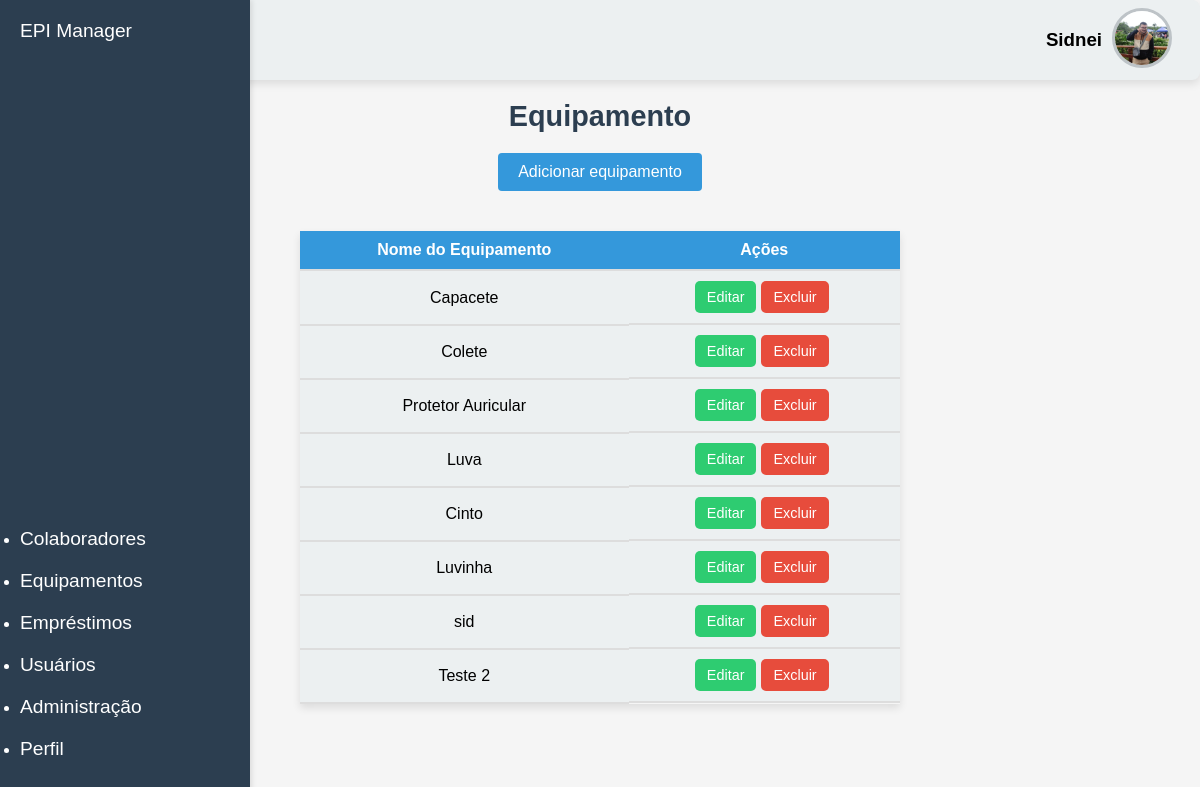
Screenshot of /equipamento/ (signed in) with the database file from the repository.
### core/models.py (models this page shows, shortened)
class UserProfile(models.Model):
    user = models.OneToOneField(User, on_delete=models.CASCADE)
    profile_picture = models.ImageField(upload_to='profile_pictures/', null=True, blank=True)
    bio = models.TextField(max_length=500, blank=True)

class Equipamento(models.Model):
    nome = models.CharField (max_length=100)
    data_validade = models.DateField(blank=True)
    class Meta:
        db_table='equipamento'

### core/views.py (the view)
# urls.py: path('equipamento/', views.equipamento),
@login_required(login_url='/login/')
def equipamento (request):
    equipamentos = Equipamento.objects.all()
    dados = {'equipamentos': equipamentos, 'show_logout': True}
    return render(request, 'equipamento.html', dados)

### core/templates/equipamento.html
{% extends "model-page.html" %}
{% block content %}
<div class="content-wrapper">
    <h2>Equipamento</h2>
        <a href="/equipamento/cadastrar/">
            <button type="button" class="add-button">Adicionar equipamento</button>
        </a>
        <table class="table-listagem">
            <thead>
                <tr>
                    <th>Nome do Equipamento</th>
                    <th>Ações</th>
                </tr>
            </thead>
            <tbody>
                {% for equipamento in equipamentos %}
                <tr>
                    <td>{{ equipamento.nome }}</td>
                    <td class="table-buttons">
                        <a href="/equipamento/cadastrar/?id={{ equipamento.id }}" class="edit-btn">Editar</a>
                        <a href="/equipamento/excluir/{{ equipamento.id }}" class="delete-btn" id="excluir-{{equipamento.id}}">Excluir</a>
                    </td>
                </tr>
                {% endfor %}
            </tbody>
        </table>
</div>
{% endblock %}

### core/templates/model-header.html (shortened to what this page needs)
{% if show_logout %}
<div class="login-quick" style="position: relative;">
    {% if user.is_authenticated %}
    <div style="display: flex; justify-content: flex-end; align-items: center; padding-right: 20px;">
        <h3 style="margin-right: 10px;">
            {% if user.first_name %}
                {{ user.first_name }}
            {% else %}
                {{ user.username }}
            {% endif %}
        </h3>
        <a href="#" id="profile-icon" class="logout-btn">
            {% if user.userprofile.profile_picture %}
                <img src="{{ user.userprofile.profile_picture.url }}" alt="Foto de perfil" class="profile-picture">
            {% else %}
                <i class="fas fa-user-circle fa-3x"></i>
            {% endif %}
        </a>
    </div>
    {% else %}
        <a href="/login/" class="login-btn">
            <i class="fas fa-sign-in-alt"></i> Entrar
        </a>
    {% endif %}
</div>
{% endif %}
{% load static %}
<link rel="stylesheet" href="{% static 'css/style.css' %}">

### core/static/css/style.css (style rules this page uses)
* { margin: 0; padding: 0; box-sizing: border-box; font-family: 'Arial', sans-serif; }
body { display: flex; min-height: 100vh; background-color: #f5f5f5; }
.content-wrapper { display: flex; flex-direction: column; align-items: center; width: 100%; padding: 20px; }
h2 { color: #2c3e50; font-size: 1.8rem; margin-bottom: 20px; text-align: center; width: 100%; }
.add-button { background-color: #3498db; color: white; padding: 10px 20px; border: none; border-radius: 4px; font-size: 1rem; cursor: pointer; transition: background-color 0.3s; margin-bottom: 20px; }
body { display: flex; flex-direction: column; min-height: 100vh; background-color: #f5f5f5; margin: 0; }
.login-quick { text-align: right; background-color: #ecf0f1; padding: 8px; border-radius: 8px; box-shadow: 0 4px 8px rgba(0, 0, 0, 0.1); width: 100%; margin: 0 auto; position: relative; }
.profile-picture { width: 60px; height: 60px; border-radius: 50%; border: 3px solid #bdc3c7; object-fit: cover; }
body { display: flex; min-height: 100vh; background-color: #f5f5f5; flex-direction: column; }
table { width: 100%; border-collapse: collapse; margin: 20px 0; box-shadow: 0 4px 8px rgba(0, 0, 0, 0.1); }
table th, table td { padding: 12px 15px; border: 1px solid #bdc3c7; text-align: left; }
table th { background-color: #3498db; color: white; justify-content: center; }
table tr:nth-child(even) { background-color: #f2f2f2; }
.table-buttons a { padding: 8px 12px; border-radius: 5px; text-decoration: none !important; color: white !important; font-size: 0.9rem; margin-right: 5px; transition: background-color 0.3s; display: flex; gap: 5px; }
.table-buttons .edit-btn { background-color: #2ecc71; width: fit-content; }
.table-buttons .delete-btn { background-color: #e74c3c; width: fit-content; }
.table-buttons { display: flex; justify-content: center; }
button, .add-button { background-color: #3498db; color: white; padding: 10px 20px; border: none; border-radius: 4px; font-size: 1rem; cursor: pointer; transition: background-color 0.3s; margin-bottom: 20px; }
table.table-listagem { width: 100%; max-width: 600px; margin: 20px auto; border-collapse: collapse; }
table.table-listagem th, table.table-listagem td { padding: 10px 15px; background-color: #ecf0f1; border: none; text-align: center; border-bottom: 2px solid #ddd; }
table.table-listagem th { background-color: #3498db; font-weight: bold; }
table.table-listagem tr { background-color: #ecf0f1; transition: background-color 0.3s ease; }

### rows the page displays
Equipamento: nome "Capacete"
Equipamento: nome "Colete"
Equipamento: nome "Protetor Auricular"
Equipamento: nome "Luva"
Equipamento: nome "Cinto"
Equipamento: nome "Luvinha"
Equipamento: nome "sid"
Equipamento: nome "Teste 2"

### other values shown
{{ user.first_name }} "Sidnei"
